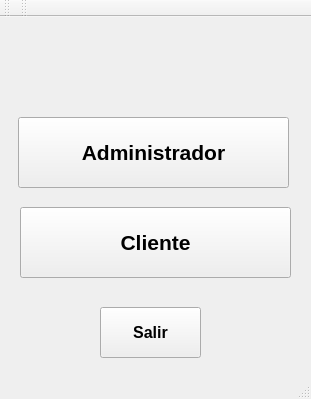
<?xml version="1.0" encoding="UTF-8"?>
<ui version="4.0">
 <class>MainWindow</class>
 <widget class="QMainWindow" name="MainWindow">
  <property name="geometry">
   <rect>
    <x>0</x>
    <y>0</y>
    <width>311</width>
    <height>399</height>
   </rect>
  </property>
  <property name="palette">
   <palette>
    <active>
     <colorrole role="Mid">
      <brush brushstyle="SolidPattern">
       <color alpha="255">
        <red>0</red>
        <green>0</green>
        <blue>0</blue>
       </color>
      </brush>
     </colorrole>
    </active>
    <inactive>
     <colorrole role="Mid">
      <brush brushstyle="SolidPattern">
       <color alpha="255">
        <red>0</red>
        <green>0</green>
        <blue>0</blue>
       </color>
      </brush>
     </colorrole>
    </inactive>
    <disabled>
     <colorrole role="Mid">
      <brush brushstyle="SolidPattern">
       <color alpha="255">
        <red>0</red>
        <green>0</green>
        <blue>0</blue>
       </color>
      </brush>
     </colorrole>
    </disabled>
   </palette>
  </property>
  <property name="windowTitle">
   <string>Sistema de Control de Rutas</string>
  </property>
  <property name="windowIcon">
   <iconset resource="application.qrc">
    <normaloff>:/imagenes/avion.ico</normaloff>:/imagenes/avion.ico</iconset>
  </property>
  <property name="styleSheet">
   <string notr="true"/>
  </property>
  <widget class="QWidget" name="centralWidget">
   <widget class="QPushButton" name="pushButton">
    <property name="geometry">
     <rect>
      <x>18</x>
      <y>100</y>
      <width>271</width>
      <height>71</height>
     </rect>
    </property>
    <property name="font">
     <font>
      <pointsize>16</pointsize>
      <weight>75</weight>
      <bold>true</bold>
     </font>
    </property>
    <property name="text">
     <string>Administrador</string>
    </property>
    <property name="icon">
     <iconset>
      <normaloff>imagenes/adim.ico</normaloff>imagenes/adim.ico</iconset>
    </property>
    <property name="iconSize">
     <size>
      <width>120</width>
      <height>120</height>
     </size>
    </property>
   </widget>
   <widget class="QPushButton" name="pushButton_2">
    <property name="geometry">
     <rect>
      <x>20</x>
      <y>190</y>
      <width>271</width>
      <height>71</height>
     </rect>
    </property>
    <property name="font">
     <font>
      <pointsize>16</pointsize>
      <weight>75</weight>
      <bold>true</bold>
     </font>
    </property>
    <property name="autoFillBackground">
     <bool>true</bool>
    </property>
    <property name="styleSheet">
     <string notr="true">border-color: rgb(255, 255, 255);</string>
    </property>
    <property name="text">
     <string>Cliente</string>
    </property>
    <property name="icon">
     <iconset>
      <normaloff>imagenes/users.ico</normaloff>imagenes/users.ico</iconset>
    </property>
    <property name="iconSize">
     <size>
      <width>100</width>
      <height>100</height>
     </size>
    </property>
   </widget>
   <widget class="QPushButton" name="pushButton_3">
    <property name="geometry">
     <rect>
      <x>100</x>
      <y>290</y>
      <width>101</width>
      <height>51</height>
     </rect>
    </property>
    <property name="font">
     <font>
      <pointsize>12</pointsize>
      <weight>75</weight>
      <bold>true</bold>
     </font>
    </property>
    <property name="text">
     <string>Salir</string>
    </property>
   </widget>
   <widget class="QLabel" name="label">
    <property name="geometry">
     <rect>
      <x>30</x>
      <y>-50</y>
      <width>251</width>
      <height>221</height>
     </rect>
    </property>
    <property name="styleSheet">
     <string notr="true">image: url(:/imagenes/logo_vueling.png);</string>
    </property>
    <property name="text">
     <string/>
    </property>
   </widget>
   <zorder>label</zorder>
   <zorder>pushButton</zorder>
   <zorder>pushButton_2</zorder>
   <zorder>pushButton_3</zorder>
  </widget>
  <widget class="QToolBar" name="mainToolBar">
   <attribute name="toolBarArea">
    <enum>TopToolBarArea</enum>
   </attribute>
   <attribute name="toolBarBreak">
    <bool>false</bool>
   </attribute>
  </widget>
  <widget class="QStatusBar" name="statusBar"/>
  <widget class="QToolBar" name="toolBar">
   <property name="windowTitle">
    <string>toolBar</string>
   </property>
   <attribute name="toolBarArea">
    <enum>TopToolBarArea</enum>
   </attribute>
   <attribute name="toolBarBreak">
    <bool>false</bool>
   </attribute>
  </widget>
  <action name="actionSalir">
   <property name="text">
    <string>salir</string>
   </property>
  </action>
 </widget>
 <layoutdefault spacing="6" margin="11"/>
 <resources>
  <include location="application.qrc"/>
 </resources>
 <connections/>
</ui>
